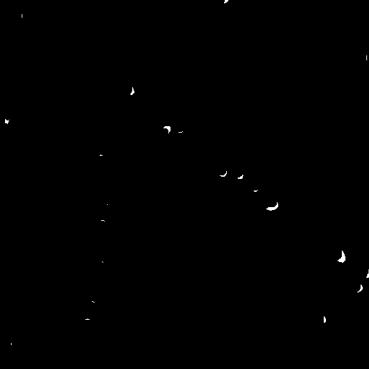
#> input picture codes_judge/data/test/normal/02.jpg, 369 x 369 px, found by its file name; its folder holds only this picture in this run
$ jupyter execute demo_binary_filtering.ipynb
#> lines starting #> are read from the running program, lines starting #| are printed output that depends on the picture
[cell 1]
import os
import cv2
import numpy as np
import matplotlib.pyplot as plt

# 入力画像のディレクトリパス
input_dir = "/mnt/data/datasets/SEM/dataset_v1/normal/"
# 出力画像のディレクトリパス
output_dir = "output_binary/"

# しきい値のリスト
thresholds = [70, 75, 80, 200]

# 出力ディレクトリが存在しない場合は作成する
os.makedirs(output_dir, exist_ok=True)

# 入力ディレクトリ内の画像ファイルを取得
image_files = [f for f in os.listdir(input_dir) if os.path.isfile(os.path.join(input_dir, f))]

for image_file in image_files:
    # 画像を読み込む
    img_path = os.path.join(input_dir, image_file)
    img = cv2.imread(img_path, cv2.IMREAD_GRAYSCALE)
#> img is the input picture: shape (369, 369); min 0, max 255, mean 0.5

    # しきい値ごとに処理
    for threshold in thresholds:
        # しきい値処理 (黒い点を白色に反転)
        _, mask = cv2.threshold(255 - img, 255 - threshold, 255, cv2.THRESH_BINARY)

        # 膨張処理
        kernel = np.ones((10, 10), np.uint8)  # 構造要素 (5x5の正方形)
        mask = cv2.dilate(mask, kernel, iterations=1)

        # マスクされた部分を白色で塗りつぶす
        masked_img = img.copy()
        masked_img[mask == 255] = 255

        # 出力ファイル名
        output_filename = f"{os.path.splitext(image_file)[0]}_threshold_{threshold}.png"
        output_path = os.path.join(output_dir, output_filename)

        # 画像を保存
        cv2.imwrite(output_path, masked_img)
#> this loop made 4 passes
#> pass 1, `_, mask = cv2.threshold(255 - img, 255 - threshold, 255, cv2.THRESH_BI..`:
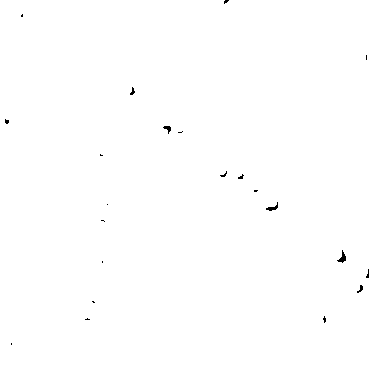
#> mask: shape (369, 369); 99.8% white; black in thin lines or dots
